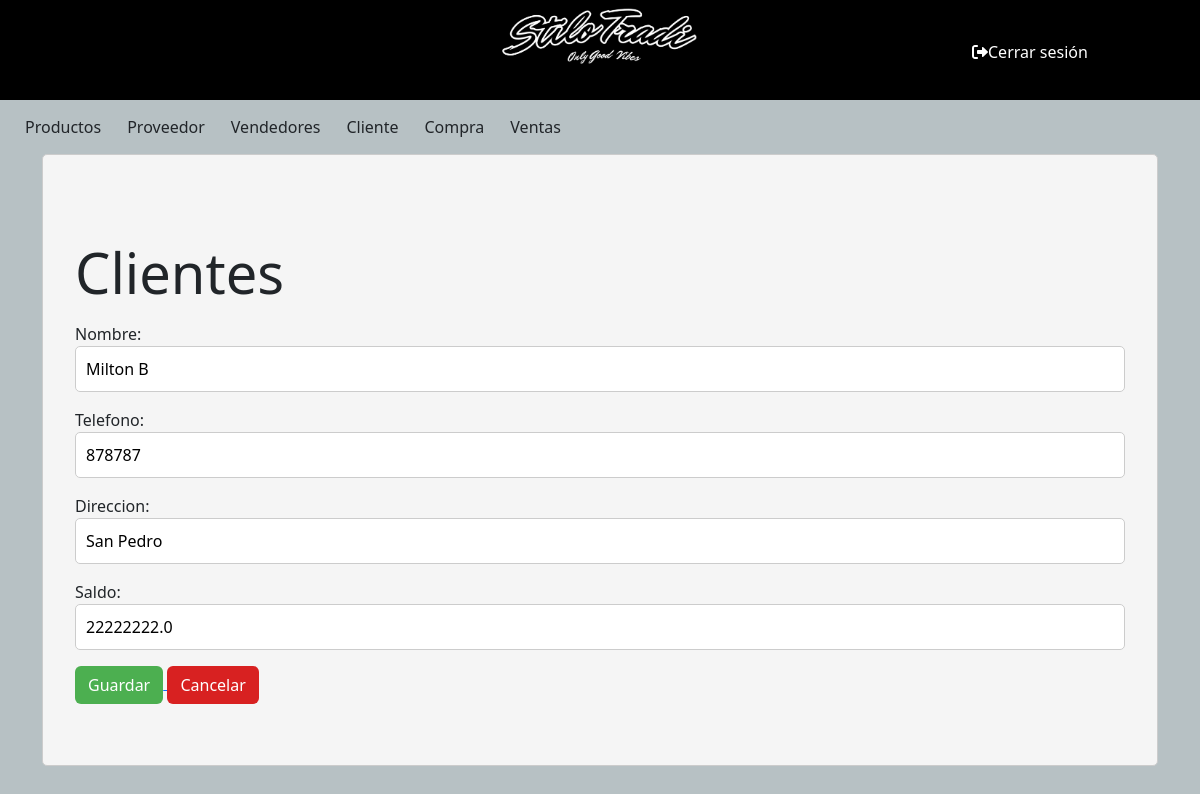
/cliente/ClienteModif/7/, run on an earlier commit of the app's database.
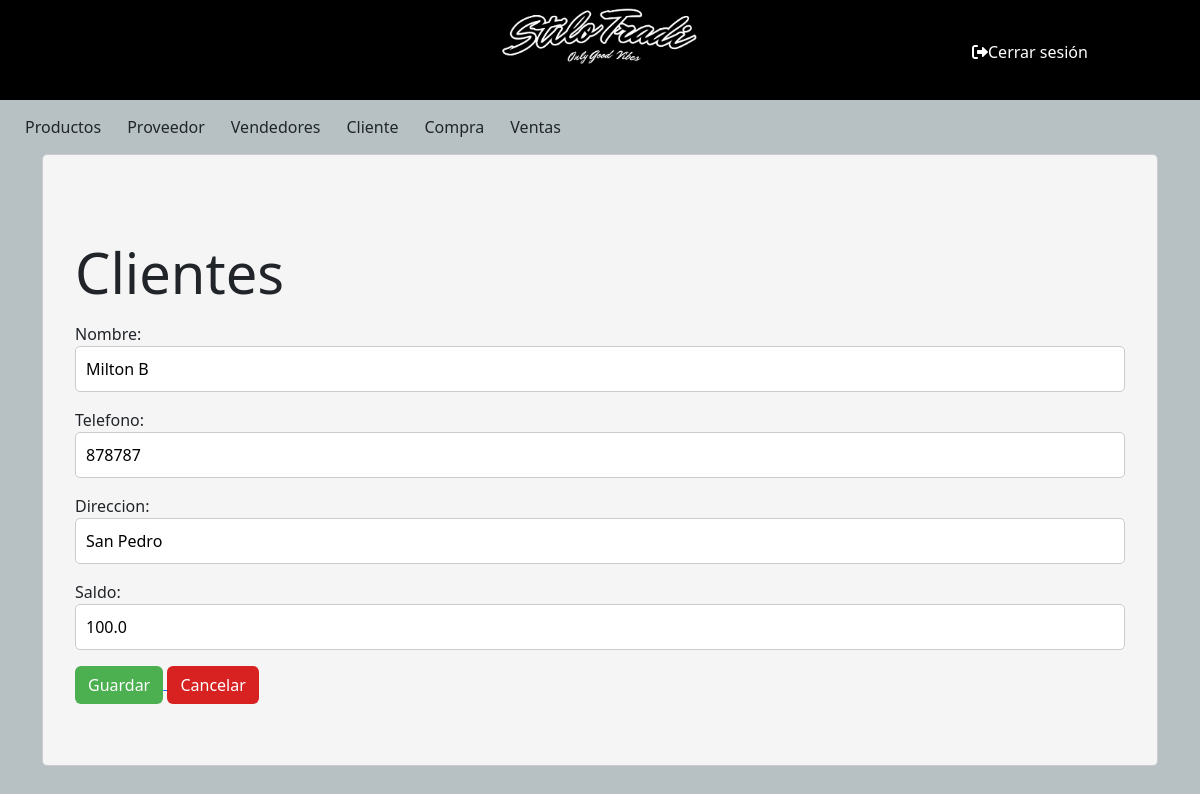
And on a later commit of the database.
### miAplicacion/models.py (models this page shows, shortened)
class Cliente(models.Model):
    Nombre = models.CharField (max_length=50)
    Telefono = models.IntegerField ()
    Direccion = models.CharField (max_length=50)
    Saldo = models.FloatField ()

### miAplicacion/views.py (the view)
# urls.py: path('cliente/ClienteModif/<int:pk>/', views.ClienteModif.as_view(), name='ClienteModif'),
class ClienteModif(UpdateView):
    model = Cliente
    form_class = ClientesForm
    template_name = 'frmClientes.html'
    success_url = reverse_lazy('clienteLista')

### miAplicacion/forms.py
class ClientesForm(forms.ModelForm):
    class Meta:
        model = Cliente
        fields = ('Nombre','Telefono','Direccion','Saldo')
        widges = {
            'Nombre': forms.TextInput(attrs={'class': 'form-control'}),
            'Telefono': forms.NumberInput(attrs={'class': 'form-control'}),
            'Direccion': forms.TextInput(attrs={'class': 'form-control'}),
            'Saldo': forms.NumberInput(attrs={'class': 'form-control'}),
        }

### miProyecto/templates/frmClientes.html (shortened to what this page needs)
{% extends 'navbar.html' %}
{% load static %}
{% block content %}
<div class="mi-contenedor">
    <div class="container mt-5">
        <div class="row">
            <h3 class="display-4 my-3">Clientes</h3>
                <form method="post" enctype="multipart/form-data">
                    {{ form.as_p }}
                    <a href="{% url 'clienteLista' %}">
                        <button class="btn custom-btn-aceptar" type="submit" >Guardar</button>
                    </a>
                    <a class="btn custom-btn-cancelar" href="/cliente/ClienteLista">Cancelar</a>
                </form>
            </div>
        </div>
    </div>
</div>
{% endblock %}

What changed in the data, as far as the page shows it:
changed Cliente "Milton B": Saldo "22222222.0" → "100.0"
